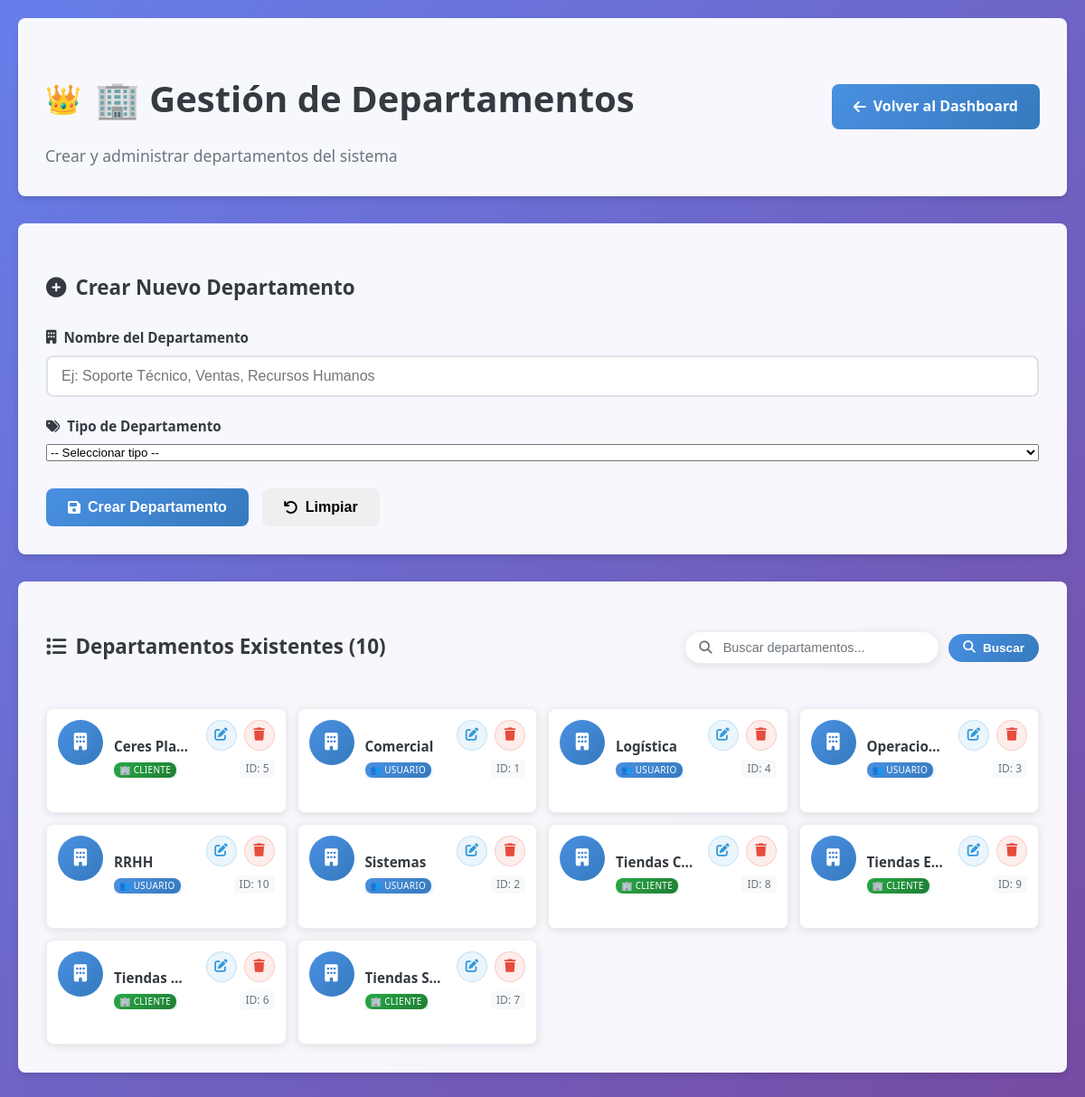
Page /Tickect/admin/crear_departamento.php (signed in) on the committed database.
### tables this page shows
CREATE TABLE `departamentos` (
  `id` int(11) NOT NULL,
  `nombre` varchar(100) NOT NULL,
  `tipo` enum('usuario','cliente') NOT NULL DEFAULT 'usuario'
);

### Tickect/admin/crear_departamento.php (the view, shortened to what this page needs)
<?php
require_once '../includes/db.php';
$editar_id = null;
$departamento_editar = null;
$nombre = '';
$page = isset($_GET['page']) ? max(1, (int)$_GET['page']) : 1;
$search = isset($_GET['search']) ? trim($_GET['search']) : '';
$departments_per_page = 15;
$where_conditions = [];
$params = [];
$where_clause = $where_conditions ? "WHERE " . implode(" AND ", $where_conditions) : "";
try {
    $count_sql = "SELECT COUNT(*) as total FROM departamentos $where_clause";
    $count_stmt = $pdo->prepare($count_sql);
    $count_stmt->execute($params);
    $total_departments = $count_stmt->fetch()['total'];
} catch (Exception $e) {
    $total_departments = 0;
    $total_pages = 0;
}
try {
    $offset = ($page - 1) * $departments_per_page;
    $sql = "SELECT * FROM departamentos $where_clause ORDER BY nombre LIMIT $departments_per_page OFFSET $offset";
    $stmt = $pdo->prepare($sql);
    $stmt->execute($params);
    $departamentos = $stmt->fetchAll(PDO::FETCH_ASSOC);
} catch (Exception $e) {
    $departamentos = [];
}
?>
<!DOCTYPE html>
<html lang="es">
<head>
    <link rel="stylesheet" href="../css/style_admin_dashboard.css">
    <link href="https://cdnjs.cloudflare.com/ajax/libs/font-awesome/6.5.0/css/all.min.css" rel="stylesheet">
</head>
<body>
<div class="page-container">
    <div class="header-section">
        <div class="header-content">
            <div class="header-text">
                <h1 class="titulo">🏢 Gestión de Departamentos</h1>
                <p class="subtitulo">Crear y administrar departamentos del sistema</p>
            </div>
            <div class="header-actions">
                <a href="../dashboard.php" class="btn btn-primary">
                    <i class="fas fa-arrow-left"></i> Volver al Dashboard
                </a>
            </div>
        </div>
    </div>
    <div class="form-section">
        <div class="form-card">
            <h3>
                <i class="fas fa-<?php echo $editar_id ? 'edit' : 'plus-circle'; ?>"></i>
                <?php echo $editar_id ? 'Editar Departamento' : 'Crear Nuevo Departamento'; ?>
            </h3>
            <form method="POST" class="admin-form">
                <div class="form-group">
                    <label for="nombre">
                        <i class="fas fa-building"></i> Nombre del Departamento
                    </label>
                    <input type="text" id="nombre" name="nombre"
                           value="<?php echo htmlspecialchars(($departamento_editar['nombre'] ?? $nombre) ?? ''); ?>"
                           placeholder="Ej: Soporte Técnico, Ventas, Recursos Humanos" required>
                </div>
                <div class="form-group">
                    <label for="tipo">
                        <i class="fas fa-tags"></i> Tipo de Departamento
                    </label>
                    <select id="tipo" name="tipo" required>
                        <option value="">-- Seleccionar tipo --</option>
                    </select>
                </div>
                <div class="form-actions">
                    <button type="submit" class="btn btn-primary">
                        <i class="fas fa-save"></i> <?php echo $editar_id ? 'Actualizar' : 'Crear'; ?> Departamento
                    </button>
                    <?php if ($editar_id): ?>
                    <a href="crear_departamento.php" class="btn btn-secondary">
                        <i class="fas fa-times"></i> Cancelar
                    </a>
                    <?php else: ?>
                    <button type="reset" class="btn btn-secondary">
                        <i class="fas fa-undo"></i> Limpiar
                    </button>
                    <?php endif; ?>
                </div>
            </form>
        </div>
    </div>
    <div class="departments-section">
        <div class="departments-card">
            <div class="departments-header">
                <h3><i class="fas fa-list"></i> Departamentos Existentes (<?php echo $total_departments; ?>)</h3>
                <div class="search-controls">
                    <form method="GET" class="search-form">
                        <div class="search-box">
                            <i class="fas fa-search"></i>
                            <input type="text" name="search" value="<?php echo htmlspecialchars($search); ?>" placeholder="Buscar departamentos...">
                        </div>
                        <button type="submit" class="btn btn-primary btn-sm">
                            <i class="fas fa-search"></i> Buscar
                        </button>
                    </form>
                </div>
            </div>
            <div class="departments-grid">
                <?php if (empty($departamentos)): ?>
                <div class="empty-state">
                    <i class="fas fa-building"></i>
                    <p>No hay departamentos creados aún</p>
                </div>
                <?php else: ?>
                    <?php foreach ($departamentos as $dept): ?>
                    <div class="department-item">
                        <div class="department-icon">
                            <i class="fas fa-building"></i>
                        </div>
                        <div class="department-content">
                            <h4 title="<?php echo htmlspecialchars($dept['nombre']); ?>"><?php echo htmlspecialchars($dept['nombre']); ?></h4>
                            <p class="department-description">
                                <?php if (isset($dept['tipo'])): ?>
                                    <span class="department-type <?php echo $dept['tipo']; ?>">
                                        <?php if ($dept['tipo'] === 'usuario'): ?>
                                            👥 Usuario
                                        <?php elseif ($dept['tipo'] === 'cliente'): ?>
                                            🏢 Cliente
                                        <?php else: ?>
                                            📋 <?php echo ucfirst($dept['tipo']); ?>
                                        <?php endif; ?>
                                    </span>
                                <?php else: ?>
                                    Departamento del sistema
                                <?php endif; ?>
                            </p>
                        </div>
                        <div class="department-actions">
                            <div class="action-buttons">
                                <a href="?editar=<?php echo $dept['id']; ?>" class="btn-edit" title="Editar">
                                    <i class="fas fa-edit"></i>
                                </a>
                                <a href="?eliminar=<?php echo $dept['id']; ?>" class="btn-delete" title="Eliminar"
                                   onclick="return confirm('¿Estás seguro de que quieres eliminar este departamento?')">
                                    <i class="fas fa-trash"></i>
                                </a>
                            </div>
                            <span class="department-id">ID: <?php echo $dept['id']; ?></span>
                        </div>
                    </div>
                    <?php endforeach; ?>
                <?php endif; ?>
            </div>
        </div>
    </div>
</div>
</body>
</html>

### rows in the picture
departamentos: nombre "Ceres Pla…", tipo "🏢 CLIENTE", id "5"
departamentos: nombre "Comercial", tipo "👥 USUARIO", id "1"
departamentos: nombre "Logística", tipo "👥 USUARIO", id "4"
departamentos: nombre "Operacio…", tipo "👥 USUARIO", id "3"
departamentos: nombre "RRHH", tipo "👥 USUARIO", id "10"
departamentos: nombre "Sistemas", tipo "👥 USUARIO", id "2"
departamentos: nombre "Tiendas C…", tipo "🏢 CLIENTE", id "8"
departamentos: nombre "Tiendas E…", tipo "🏢 CLIENTE", id "9"
departamentos: nombre "Tiendas…", tipo "🏢 CLIENTE", id "6"
departamentos: nombre "Tiendas S…", tipo "🏢 CLIENTE", id "7"

### other values in the picture
$total_departments "10"
